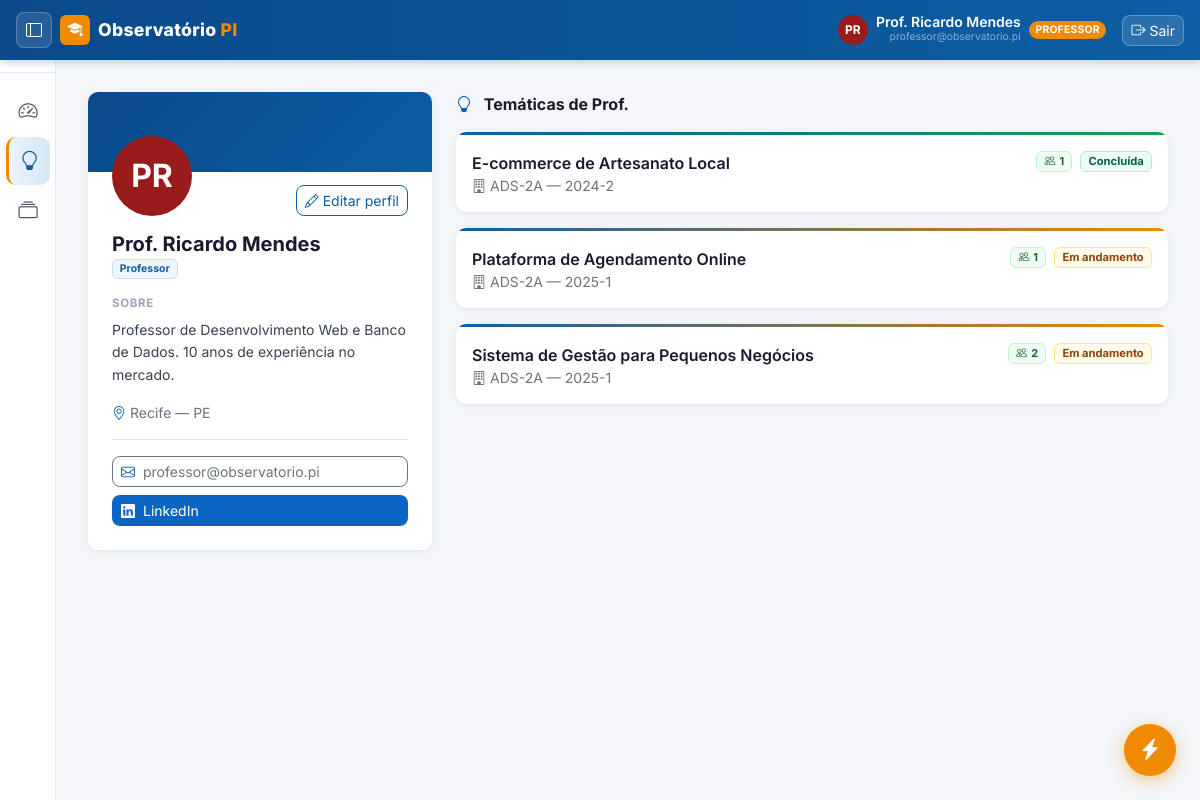
The page /perfil/professor/4 (signed in) on the database its author committed.
### observatorio_pi/app/models/user.py (models this page shows)
class User(Base):
    __tablename__ = "users"
    id           = Column(Integer, primary_key=True, index=True)
    nome         = Column(String, nullable=False)
    email        = Column(String, unique=True, index=True, nullable=False)
    senha_hash   = Column(String, nullable=False)
    tipo         = Column(String, default="ALUNO", nullable=False)
    ativo        = Column(Boolean, default=True, nullable=False)
    bio          = Column(Text, default="")          # apresentação pessoal
    linkedin     = Column(String, default="")        # URL LinkedIn
    github       = Column(String, default="")        # URL GitHub
    portfolio_url= Column(String, default="")        # site/portfolio pessoal
    area_interesse = Column(String, default="")      # ex: "Backend, IA, Mobile"
    cidade       = Column(String, default="")        # localização
    telefone     = Column(String, default="")        # contato para empresas
    foto_perfil  = Column(String, nullable=True, default=None)  # caminho relativo em static/

### observatorio_pi/app/models/project.py (models this page shows)
class Tematica(Base):
    __tablename__ = "tematicas"
    id            = Column(Integer, primary_key=True, index=True)
    titulo        = Column(String, nullable=False)
    descricao     = Column(Text, default="")
    turma_id      = Column(Integer, ForeignKey("turmas.id"), nullable=False)
    professor_id  = Column(Integer, ForeignKey("users.id"), nullable=True)
    status        = Column(String, default="ABERTA")  # ABERTA | EM_ANDAMENTO | CONCLUIDA
    criado_em     = Column(DateTime, default=lambda: datetime.now(timezone.utc))
    atualizado_em = Column(DateTime, default=lambda: datetime.now(timezone.utc))
    turma         = relationship("Turma", back_populates="tematicas")
    professor     = relationship("User", foreign_keys=[professor_id])
    equipes       = relationship("Equipe", back_populates="tematica", cascade="all, delete-orphan")

class Turma(Base):
    __tablename__ = "turmas"
    id        = Column(Integer, primary_key=True, index=True)
    nome      = Column(String, nullable=False)
    semestre  = Column(String, nullable=False)
    descricao = Column(Text, default="")
    ativa     = Column(Boolean, default=True, nullable=False)
    criado_em = Column(DateTime, default=lambda: datetime.now(timezone.utc))
    tematicas = relationship("Tematica", back_populates="turma", cascade="all, delete-orphan")

### observatorio_pi/app/main.py (the view)
@app.get("/perfil/professor/{professor_id}", response_class=HTMLResponse)
def perfil_professor(professor_id: int, request: Request, db: Session = Depends(get_db)):
    usuario = get_usuario_logado(request, db)
    if not usuario:
        return RedirectResponse(url="/", status_code=303)
    perfil = db.query(User).filter(
        User.id == professor_id, User.tipo == "PROFESSOR", User.ativo == True
    ).first()
    if not perfil:
        return RedirectResponse(url="/dashboard?erro=Professor+não+encontrado", status_code=303)
    tematicas = db.query(Tematica).filter(Tematica.professor_id == professor_id).order_by(Tematica.criado_em.desc()).all()
    return templates.TemplateResponse("perfil_professor.html", {
        "request": request, "usuario": usuario,
        "perfil": perfil, "eh_proprio": (usuario.id == professor_id),
        "tematicas": tematicas,
        "sucesso": request.query_params.get("sucesso"),
        "erro": request.query_params.get("erro"),
        "active_page": "tematicas",
    })

### observatorio_pi/app/templates/perfil_professor.html (shortened to what this page needs)
{% extends "base_auth.html" %}
{% block content %}
<div class="row g-4">
    <div class="col-lg-4">
        <div class="card mb-3" style="overflow:hidden;">
            <div style="height:80px;background:linear-gradient(135deg,var(--senac-blue-dark) 0%,var(--senac-blue) 100%);"></div>
            <div class="p-4 pt-0">
                <div class="d-flex justify-content-between align-items-end mb-3" style="margin-top:-36px;">
                    {{ avatar(perfil, 80) }}
                    {% if eh_proprio %}
                    <button class="btn btn-outline-primary btn-sm" style="border-radius:8px;"
                            data-bs-toggle="modal" data-bs-target="#modalEditarPerfil">
                        <i class="bi bi-pencil me-1"></i>Editar perfil
                    </button>
                    {% endif %}
                </div>
                <h5 class="fw-bold mb-0" style="color:#1a1a2e;">{{ perfil.nome }}</h5>
                <div class="small mb-3" style="color:#6b7280;">
                    <span class="badge" style="background:#eff6ff;color:var(--senac-blue);border:1px solid #bfdbfe;">Professor</span>
                </div>
                {% if perfil.bio %}
                <div class="mb-3">
                    <div style="font-size:.72rem;font-weight:700;text-transform:uppercase;color:#9aa5b4;letter-spacing:.06em;margin-bottom:.4rem;">Sobre</div>
                    <p class="small mb-0" style="color:#374151;line-height:1.6;white-space:pre-wrap;">{{ perfil.bio }}</p>
                </div>
                {% endif %}
                {% if perfil.cidade %}
                <div class="small mb-2" style="color:#6b7280;"><i class="bi bi-geo-alt me-1" style="color:var(--senac-blue);"></i>{{ perfil.cidade }}</div>
                {% endif %}
                <div class="d-flex flex-column gap-2 pt-3 border-top mt-3">
                    <a href="mailto:{{ perfil.email }}" class="btn btn-outline-secondary btn-sm text-start" style="border-radius:8px;">
                        <i class="bi bi-envelope me-2" style="color:var(--senac-blue);"></i>{{ perfil.email }}
                    </a>
                    {% if perfil.linkedin %}
                    <a href="{{ perfil.linkedin }}" target="_blank" rel="noopener" class="btn btn-sm text-start" style="border-radius:8px;background:#0a66c2;color:#fff;">
                        <i class="bi bi-linkedin me-2"></i>LinkedIn
                    </a>
                    {% endif %}
                </div>
            </div>
        </div>
    </div>
    <div class="col-lg-8">
        <div class="fw-bold mb-3" style="color:#1a1a2e;font-size:1rem;">
            <i class="bi bi-lightbulb me-2" style="color:var(--senac-blue);"></i>
            Temáticas de {{ perfil.nome.split()[0] }}
        </div>
        {% if tematicas %}
        <div class="d-flex flex-column gap-3">
            {% for t in tematicas %}
            <div class="card" style="overflow:hidden;cursor:pointer;" onclick="window.location='/tematicas/{{ t.id }}'">
                <div style="height:3px;background:{% if t.status=='CONCLUIDA' %}linear-gradient(90deg,var(--senac-blue),#16a34a){% elif t.status=='EM_ANDAMENTO' %}linear-gradient(90deg,var(--senac-blue),var(--senac-orange)){% else %}#e4eaf2{% endif %};"></div>
                <div class="p-3 d-flex justify-content-between align-items-start">
                    <div>
                        <div class="fw-semibold" style="color:#1a1a2e;">{{ t.titulo }}</div>
                        {% if t.turma %}<div class="small" style="color:#6b7280;"><i class="bi bi-building me-1"></i>{{ t.turma.nome }} — {{ t.turma.semestre }}</div>{% endif %}
                    </div>
                    <div class="d-flex gap-2 align-items-center">
                        <span class="badge" style="background:#f0fdf4;color:#166534;border:1px solid #bbf7d0;font-size:.68rem;"><i class="bi bi-people me-1"></i>{{ t.equipes|length }}</span>
                        {% if t.status == 'CONCLUIDA' %}
                        <span class="badge" style="background:#ecfdf5;color:#065f46;border:1px solid #a7f3d0;font-size:.7rem;">Concluída</span>
                        {% elif t.status == 'EM_ANDAMENTO' %}
                        <span class="badge" style="background:#fffbeb;color:#92400e;border:1px solid #fde68a;font-size:.7rem;">Em andamento</span>
                        {% else %}
                        <span class="badge" style="background:#eff6ff;color:var(--senac-blue);border:1px solid #bfdbfe;font-size:.7rem;">Aberta</span>
                        {% endif %}
                    </div>
                </div>
            </div>
            {% endfor %}
        </div>
        {% else %}
        <div class="card"><div class="text-center py-5" style="color:#9aa5b4;">
            <i class="bi bi-lightbulb fs-2 d-block mb-2"></i>Nenhuma temática ainda.
        </div></div>
        {% endif %}
    </div>
</div>
{% endblock %}

### observatorio_pi/app/templates/base_auth.html (shortened to what this page needs)
{% extends "base.html" %}
{% macro avatar(u, size=32) %}
{% if u.foto_perfil %}
<img src="/static/{{ u.foto_perfil }}"
     style="width:{{ size }}px;height:{{ size }}px;border-radius:50%;object-fit:cover;flex-shrink:0;"
     alt="{{ u.nome }}">
{% else %}
{% set cores_avatar = ['#0D5EA5','#7c3aed','#d97706','#065f46','#991b1b','#1d4ed8','#92400e','#166534'] %}
{% set cor = cores_avatar[(u.nome|length) % (cores_avatar|length)] %}
<div class="d-flex align-items-center justify-content-center fw-bold flex-shrink-0"
     style="width:{{ size }}px;height:{{ size }}px;border-radius:50%;background:{{ cor }};
            color:#fff;font-size:{{ (size * 0.4)|int }}px;">
    {{ u.nome[0].upper() }}{% if u.nome.split()|length > 1 %}{{ u.nome.split()[1][0].upper() }}{% endif %}
</div>
{% endif %}
{% endmacro %}
{% block body %}
<nav class="navbar navbar-senac navbar-expand-lg">
    <div class="container-fluid px-3">
        <button id="sidebarToggle"
                class="btn btn-sm d-none d-md-flex align-items-center justify-content-center me-2"
                title="Expandir/recolher menu"
                style="background:rgba(255,255,255,.12);color:#fff;border:1px solid rgba(255,255,255,.22);
                       border-radius:8px;width:36px;height:36px;flex-shrink:0;">
            <i class="bi bi-layout-sidebar" style="font-size:1rem;"></i>
        </button>
        <a class="navbar-brand d-flex align-items-center gap-2" href="/dashboard">
            <div style="background:var(--senac-orange);border-radius:6px;width:30px;height:30px;
                        display:flex;align-items:center;justify-content:center;">
                <i class="bi bi-mortarboard-fill text-white" style="font-size:.95rem;"></i>
            </div>
            <span>Observatório <span class="brand-dot">PI</span></span>
        </a>
        <div class="ms-auto d-flex align-items-center gap-3">
            <a href="{{ url_perfil(usuario) }}"
               class="text-decoration-none d-none d-sm-flex align-items-center gap-2"
               title="Meu perfil">
                {{ avatar(usuario, 30) }}
                <div class="text-end">
                    <div class="text-white small fw-semibold lh-1">{{ usuario.nome }}</div>
                    <div class="text-white-50" style="font-size:.65rem;">
                        {{ usuario.email[:28] }}{% if usuario.email|length > 28 %}…{% endif %}
                    </div>
                </div>
                <span class="badge rounded-pill"
                      style="background:var(--senac-orange);font-size:.65rem;font-weight:700;letter-spacing:.02em;">
                    {{ usuario.tipo }}
                </span>
            </a>
            <a href="/logout" class="btn btn-sm d-flex align-items-center gap-1"
               style="background:rgba(255,255,255,.12);color:#fff;
                      border:1px solid rgba(255,255,255,.25);border-radius:8px;">
                <i class="bi bi-box-arrow-right"></i>
                <span class="d-none d-sm-inline">Sair</span>
            </a>
        </div>
    </div>
</nav>
<div class="d-flex" style="min-height:calc(100vh - 60px);">
    <nav class="d-none d-md-flex flex-column sidebar collapsed" id="mainSidebar"
         style="background:#fff;border-right:1px solid #e4eaf2;padding-top:.75rem;">
        <div class="sidebar-section-label">
        </div>
        <ul class="nav flex-column px-1 mb-1">
            <li class="nav-item">
                <a class="nav-link {% if active_page == 'dashboard' %}active{% endif %}"
                   href="/dashboard" title="Dashboard">
                    <i class="bi bi-speedometer2 me-2"></i>
                </a>
            </li>
            <li class="nav-item">
                <a class="nav-link {% if active_page == 'tematicas' %}active{% endif %}"
                   href="/tematicas"
                   title="{% if usuario.tipo == 'ALUNO' %}Minhas Temáticas{% else %}Temáticas{% endif %}">
                    <i class="bi bi-lightbulb me-2"></i>
                </a>
            </li>
            <li class="nav-item">
                <a class="nav-link {% if active_page == 'portfolio' %}active{% endif %}"
                   href="/portfolio" title="Portfólio">
                    <i class="bi bi-collection me-2"></i>
                </a>
            </li>
        </ul>
    </nav>
    <main class="main-content">
        {% block content %}{% endblock %}
    </main>
</div>
<div id="fabContainer">
    <button id="fabBtn" title="Ações rápidas">
        <i class="bi bi-lightning-charge-fill" id="fabIcon"></i>
    </button>
</div>
{% endblock %}

### rows shown on the page
User: nome "P P", nome.split "R R", nome "Prof. Ricardo Mendes", email "professor@observatorio.pi", tipo "PROFESSOR", bio "Professor de Desenvolvimento Web e Banco de Dados. 10 anos de experiência no mercado.", cidade "Recife — PE", nome "Prof."
Tematica: titulo "E-commerce de Artesanato Local", turma.nome "ADS-2A", turma.semestre "2024-2", equipes|length "1", status "Concluída"
Tematica: titulo "Plataforma de Agendamento Online", turma.nome "ADS-2A", turma.semestre "2025-1", equipes|length "1", status "Em andamento"
Tematica: titulo "Sistema de Gestão para Pequenos Negócios", turma.nome "ADS-2A", turma.semestre "2025-1", equipes|length "2", status "Em andamento"
